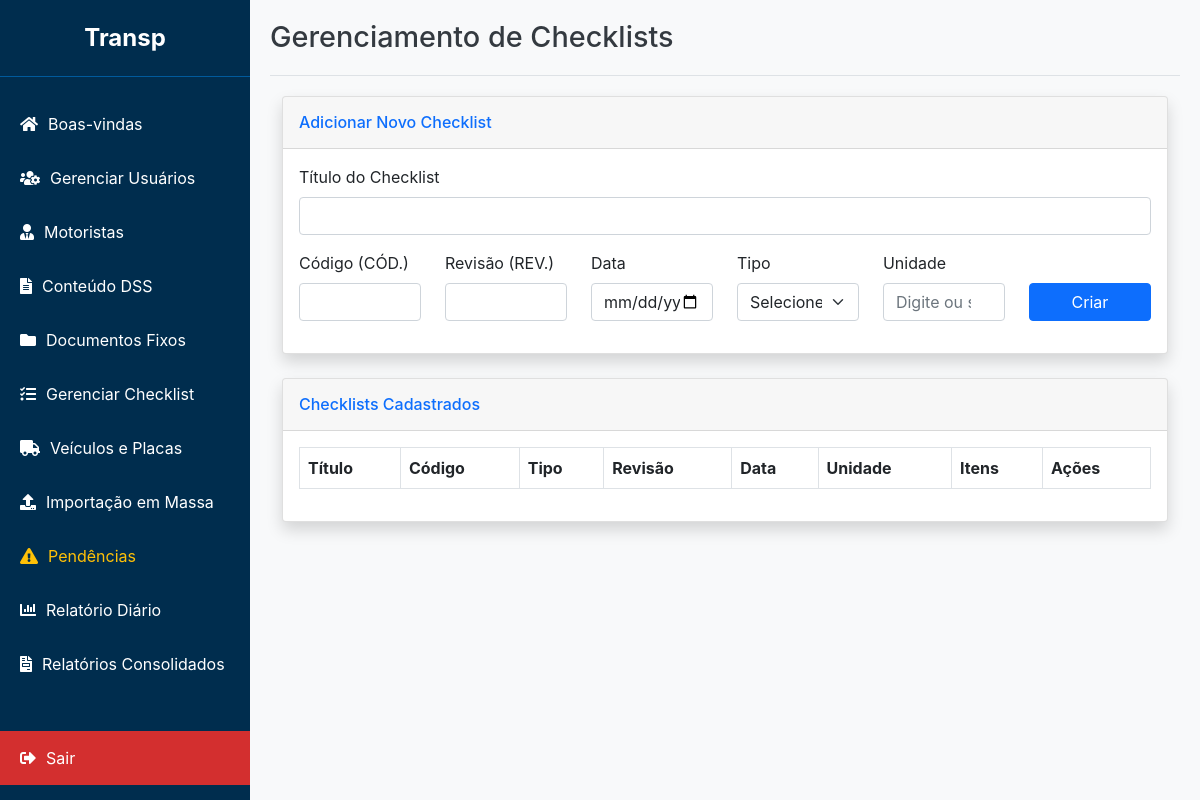
Before: /admin/checklists (signed in) with the older database file.
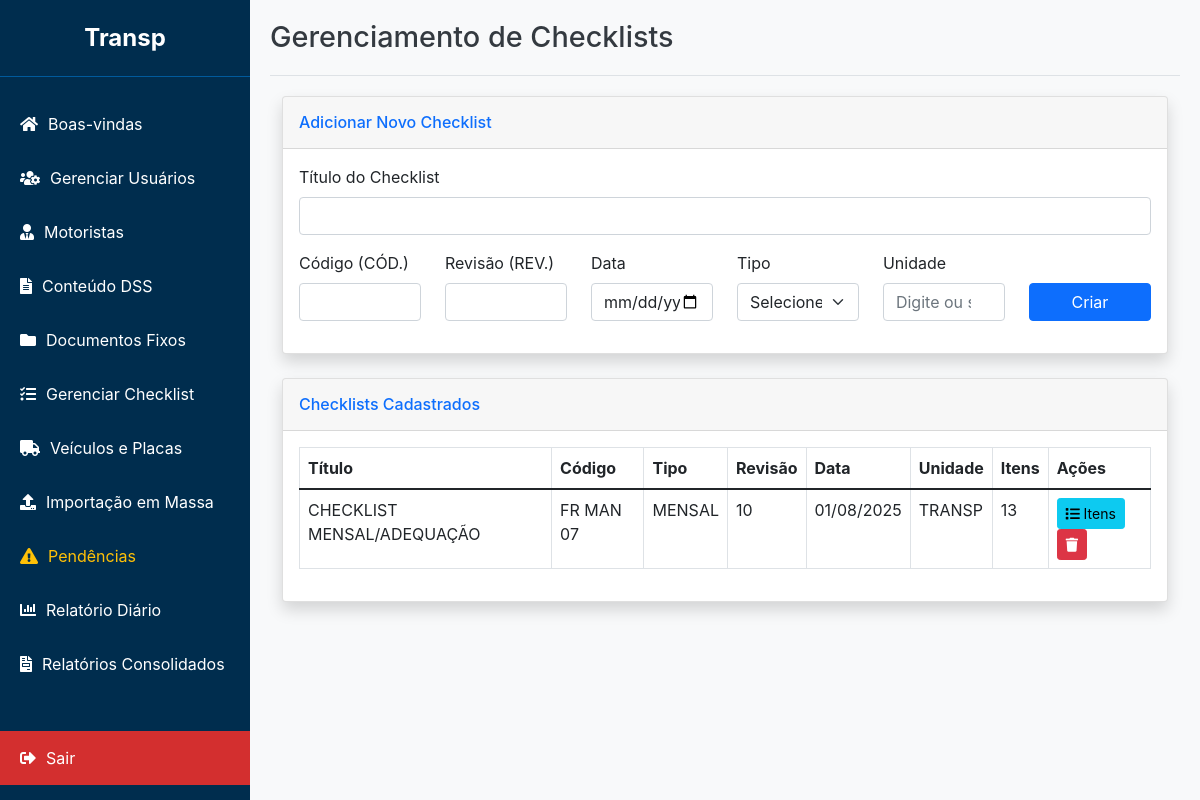
After: the same page with the newer database file.
### app/models.py (models this page shows)
class Checklist(db.Model):
    id = db.Column(db.Integer, primary_key=True)
    titulo = db.Column(db.String(200), nullable=False)
    unidade = db.Column(db.String(100), nullable=True) # NOVO CAMPO
    tipo = db.Column(db.String(50), nullable=False) # DIÁRIO, SEMANAL, etc.
    codigo = db.Column(db.String(50), nullable=False)
    revisao = db.Column(db.String(20), nullable=False)
    data = db.Column(db.Date, nullable=False)
    itens = db.relationship('ChecklistItem', backref='checklist', lazy='dynamic', cascade="all, delete-orphan")
    preenchimentos = db.relationship('ChecklistPreenchido', backref='checklist', lazy=True)

### app/routes.py (the view)
@admin_bp.route('/checklists')
@login_required()
def checklists():
    user_role = session.get('role')
    user_unidade = session.get('unidade')
    query = Checklist.query
    if user_role != 'admin':
        query = query.filter(Checklist.unidade == user_unidade)
    lista_checklists = query.order_by(Checklist.codigo).all()
    unidades_disponiveis = []
    if user_role == 'admin':
        unidades_disponiveis = db.session.query(Motorista.unidade).distinct().all()
        unidades_disponiveis = sorted([u[0] for u in unidades_disponiveis if u[0]])
    return render_template(
        'checklists.html',
        checklists=lista_checklists,
        unidades_disponiveis=unidades_disponiveis
    )

### app/routes.py (called while the page is built)
def login_required(required_role=["admin", "master", "comum"]):
    def decorator(f):
        @wraps(f)
        def decorated_function(*args, **kwargs):
            if 'user_id' not in session:
                flash('Por favor, faça login para acessar esta página.', 'warning')
                return redirect(url_for('admin.login'))
            user_role = session.get('role')
            if user_role not in required_role:
                flash('Você não tem permissão para acessar esta página.', 'danger')
                return redirect(url_for('admin.dashboard'))
            return f(*args, **kwargs)
        return decorated_function
    return decorator

### app/templates/checklists.html (shortened to what this page needs)
{% extends "base_adm.html" %}
{% block header %}Gerenciamento de Checklists{% endblock %}
{% block content %}
<div class="container-fluid">
    <div class="card shadow mb-4">
        <div class="card-header py-3">
            <h6 class="m-0 font-weight-bold text-primary">Adicionar Novo Checklist</h6>
        </div>
        <div class="card-body">
            <form action="{{ url_for('admin.add_checklist') }}" method="POST">
                <div class="row">
                    <div class="col-md-12 mb-3">
                        <label for="titulo" class="form-label">Título do Checklist</label>
                        <input type="text" class="form-control" id="titulo" name="titulo" required>
                    </div>
                </div>
                <div class="row align-items-end">
                    <div class="col-md-2 mb-3">
                        <label for="codigo" class="form-label">Código (CÓD.)</label>
                        <input type="text" class="form-control" id="codigo" name="codigo" required>
                    </div>
                    <div class="col-md-2 mb-3">
                        <label for="revisao" class="form-label">Revisão (REV.)</label>
                        <input type="text" class="form-control" id="revisao" name="revisao" required>
                    </div>
                    <div class="col-md-2 mb-3">
                        <label for="data" class="form-label">Data</label>
                        <input type="date" class="form-control" id="data" name="data" required>
                    </div>
                    <div class="col-md-2 mb-3">
                        <label for="tipo" class="form-label">Tipo</label>
                        <select class="form-select" id="tipo" name="tipo" required>
                            <option value="" disabled selected>Selecione...</option>
                        </select>
                    </div>
                     <div class="col-md-2 mb-3">
                        <label for="unidade" class="form-label">Unidade</label>
                        {% if session.role == 'admin' %}
                            <input type="text" class="form-control" id="unidade" name="unidade" list="unidades_list" placeholder="Digite ou selecione" required>
                        {% else %}
                            <input type="text" class="form-control" id="unidade" name="unidade" value="{{ session.unidade }}" readonly>
                        {% endif %}
                    </div>
                    <div class="col-md-2 mb-3">
                        <button type="submit" class="btn btn-primary w-100">Criar</button>
                    </div>
                </div>
            </form>
        </div>
    </div>
    <div class="card shadow mb-4">
        <div class="card-header py-3">
            <h6 class="m-0 font-weight-bold text-primary">Checklists Cadastrados</h6>
        </div>
        <div class="card-body">
            <div class="table-responsive">
                <table class="table table-bordered" id="dataTable" width="100%" cellspacing="0">
                    <thead>
                        <tr>
                            <th>Título</th>
                            <th>Código</th>
                            <th>Tipo</th>
                            <th>Revisão</th>
                            <th>Data</th>
                            <th>Unidade</th>
                            <th>Itens</th>
                            <th>Ações</th>
                        </tr>
                    </thead>
                    <tbody>
                        {% for checklist in checklists %}
                        <tr>
                            <td>{{ checklist.titulo or '' }}</td>
                            <td>{{ checklist.codigo }}</td>
                            <td>{{ checklist.tipo }}</td>
                            <td>{{ checklist.revisao }}</td>
                            <td>{{ checklist.data.strftime('%d/%m/%Y') }}</td>
                            <td>{{ checklist.unidade }}</td>
                            <td>{{ checklist.itens.count() }}</td>
                            <td>
                                <a href="{{ url_for('admin.checklist_detalhe', checklist_id=checklist.id) }}" class="btn btn-info btn-sm" title="Ver Itens">
                                    <i class="fas fa-list"></i> Itens
                                </a>
                                <button type="button" class="btn btn-danger btn-sm" data-bs-toggle="modal" data-bs-target="#deleteModal-{{ checklist.id }}" title="Excluir">
                                    <i class="fas fa-trash"></i>
                                </button>
                            </td>
                        </tr>
                        {% endfor %}
                    </tbody>
                </table>
            </div>
        </div>
    </div>
</div>
{% endblock %}

### app/templates/base_adm.html (shortened to what this page needs)
<!DOCTYPE html>
<html lang="pt-br">
<head>
    <link rel="stylesheet" href="https://cdnjs.cloudflare.com/ajax/libs/font-awesome/5.15.4/css/all.min.css">
    <link href="https://cdn.jsdelivr.net/npm/bootstrap@5.1.3/dist/css/bootstrap.min.css" rel="stylesheet">
</head>
<body>
    <nav class="sidebar" id="sidebar">
        <div class="sidebar-header">
            Transp
        </div>
        <ul class="sidebar-nav">
            <li><a href="{{ url_for('admin.dashboard') }}"><i class="fas fa-home"></i> Boas-vindas</a></li>
            <li><a href="{{ url_for('admin.gerenciar_usuarios') }}"><i class="fas fa-users-cog"></i> Gerenciar Usuários</a></li>
            <li><a href="{{ url_for('admin.motoristas') }}"><i class="fas fa-user-tie"></i> Motoristas</a></li>
            <li><a href="{{ url_for('admin.conteudo') }}"><i class="fas fa-file-alt"></i> Conteúdo DSS</a></li>
            <li><a href="{{ url_for('admin.gerenciar_documentos') }}"><i class="fas fa-folder"></i> Documentos Fixos</a></li>
            <li><a href="{{ url_for('admin.checklists') }}"><i class="fas fa-tasks"></i> Gerenciar Checklist</a></li>
            <li><a href="{{ url_for('admin.veiculos') }}"><i class="fas fa-truck"></i> Veículos e Placas</a></li>
            {% if session.role == 'admin' %}
            <li><a href="{{ url_for('admin.importacao_pagina') }}"><i class="fas fa-upload"></i> Importação em Massa</a></li>
            {% endif %}
            <li><a href="{{ url_for('admin.gerenciar_pendencias') }}" style="color: #ffc107;"><i class="fas fa-exclamation-triangle"></i> Pendências</a></li>
            <li><a href="{{ url_for('admin.acompanhamento_diario') }}"><i class="fas fa-chart-bar"></i> Relatório Diário</a></li>
            <li><a href="{{ url_for('admin.relatorios_consolidados') }}"><i class="fas fa-file-invoice"></i> Relatórios Consolidados</a></li>
        </ul>
        <ul class="sidebar-nav">
             <li class="logout-link"><a href="{{ url_for('admin.admin_logout') }}"><i class="fas fa-sign-out-alt"></i> Sair</a></li>
        </ul>
    </nav>
    <main class="main-content" id="main-content">
        {% if self.header()|trim %}
        <header class="header">
            <h1>{% block header %}{% endblock %}</h1>
        </header>
        {% endif %}
        <section class="content">
            {% block content %}{% endblock %}
        </section>
    </main>
</body>
</html>

### app/templates/base_adm.html (style rules this page uses)
:root { --sidebar-width: 250px; --header-height: 60px; --primary-blue: #002D4E; --light-blue: #005A9C; --logout-red: #d32f2f; --logout-red-hover: #c62828; --flash-success: #d4edda; --flash-success-text: #155724; --flash-error: #f8d7da; --flash-error-text: #721c24; --flash-info: #cce5ff; --flash-info-text: #004085; }
body { font-family: -apple-system, BlinkMacSystemFont, "Segoe UI", Roboto, "Helvetica Neue", Arial, sans-serif; margin: 0; background-color: #f8f9fa; }
.sidebar { width: var(--sidebar-width); background-color: var(--primary-blue); color: white; display: flex; flex-direction: column; position: fixed; top: 0; left: 0; height: 100%; transition: transform 0.3s ease; z-index: 1020; }
.sidebar-header { padding: 20px; text-align: center; font-size: 1.5em; font-weight: bold; border-bottom: 1px solid var(--light-blue); }
.sidebar-nav { list-style-type: none; padding: 0; margin: 20px 0; flex-grow: 1; }
.sidebar-nav li a { color: white; text-decoration: none; display: flex; align-items: center; gap: 10px; padding: 15px 20px; transition: background-color 0.2s; }
.logout-link { margin-top: auto; }
.logout-link a { background-color: var(--logout-red) !important; }
.main-content { margin-left: var(--sidebar-width); padding: 20px; width: calc(100% - var(--sidebar-width)); }
.header { padding-bottom: 20px; border-bottom: 1px solid #dee2e6; margin-bottom: 20px; }
.header h1 { margin: 0; font-size: 1.8rem; color: #343a40; }

Changed rows visible on the page:
added Checklist: titulo "CHECKLIST MENSAL/ADEQUAÇÃO", codigo "FR MAN 07", tipo "MENSAL", revisao "10", data "01/08/2025", unidade "TRANSP", itens.count "13"
